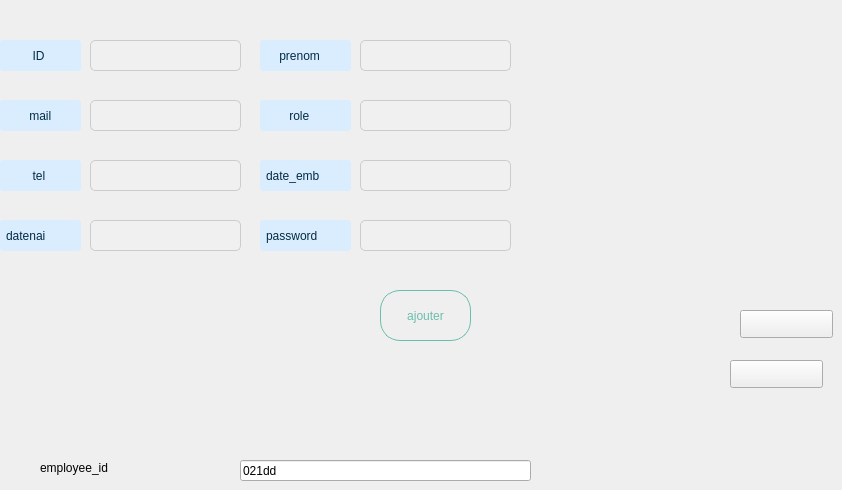
      <widget class="QWidget" name="tab">
       <property name="enabled">
        <bool>true</bool>
       </property>
       <attribute name="title">
        <string>add</string>
       </attribute>
       <widget class="QLabel" name="label_19">
        <property name="geometry">
         <rect>
          <x>0</x>
          <y>40</y>
          <width>81</width>
          <height>31</height>
         </rect>
        </property>
        <property name="styleSheet">
         <string notr="true">QLabel {
    background-color: rgb(217, 237, 255); /* Set the background color */
    border-radius: 3px; /* Adjust the radius as needed */
    padding: 3px; /* Adjust padding as needed */
color:rgb(3, 43, 67);
}
</string>
        </property>
        <property name="text">
         <string>        ID</string>
        </property>
       </widget>
       <widget class="QLabel" name="label_29">
        <property name="geometry">
         <rect>
          <x>260</x>
          <y>40</y>
          <width>91</width>
          <height>31</height>
         </rect>
        </property>
        <property name="styleSheet">
         <string notr="true">QLabel {
    background-color: rgb(217, 237, 255); /* Set the background color */
    border-radius: 3px; /* Adjust the radius as needed */
    padding: 3px; /* Adjust padding as needed */
color:rgb(3, 43, 67);
}
</string>
        </property>
        <property name="text">
         <string>    prenom</string>
        </property>
       </widget>
       <widget class="QLabel" name="label_30">
        <property name="geometry">
         <rect>
          <x>0</x>
          <y>100</y>
          <width>81</width>
          <height>31</height>
         </rect>
        </property>
        <property name="styleSheet">
         <string notr="true">QLabel {
    background-color: rgb(217, 237, 255); /* Set the background color */
    border-radius: 3px; /* Adjust the radius as needed */
    padding: 3px; /* Adjust padding as needed */
color:rgb(3, 43, 67);
}
</string>
        </property>
        <property name="text">
         <string>       mail</string>
        </property>
       </widget>
       <widget class="QLabel" name="label_31">
        <property name="geometry">
         <rect>
          <x>260</x>
          <y>100</y>
          <width>91</width>
          <height>31</height>
         </rect>
        </property>
        <property name="styleSheet">
         <string notr="true">QLabel {
    background-color: rgb(217, 237, 255); /* Set the background color */
    border-radius: 3px; /* Adjust the radius as needed */
    padding: 3px; /* Adjust padding as needed */
color:rgb(3, 43, 67);
}
</string>
        </property>
        <property name="text">
         <string>       role</string>
        </property>
       </widget>
       <widget class="QLabel" name="label_32">
        <property name="geometry">
         <rect>
          <x>260</x>
          <y>160</y>
          <width>91</width>
          <height>31</height>
         </rect>
        </property>
        <property name="styleSheet">
         <string notr="true">QLabel {
    background-color: rgb(217, 237, 255); /* Set the background color */
    border-radius: 3px; /* Adjust the radius as needed */
    padding: 3px; /* Adjust padding as needed */
color:rgb(3, 43, 67);
}
</string>
        </property>
        <property name="text">
         <string>date_emb</string>
        </property>
       </widget>
       <widget class="QLabel" name="label_34">
        <property name="geometry">
         <rect>
          <x>40</x>
          <y>460</y>
          <width>91</width>
          <height>16</height>
         </rect>
        </property>
        <property name="text">
         <string>employee_id</string>
        </property>
       </widget>
       <widget class="QPushButton" name="ajouter">
        <property name="geometry">
         <rect>
          <x>380</x>
          <y>290</y>
          <width>91</width>
          <height>51</height>
         </rect>
        </property>
        <property name="styleSheet">
         <string notr="true">QPushButton{color: rgb(107, 189, 171);
border-radius:20px;
border: 1px solid rgb(107, 189, 171);
font: 75 12pt &quot;8514oem&quot;;

}
QPushButton:hover {
    background:rgb(107, 189, 171);
        color:white;

}</string>
        </property>
        <property name="text">
         <string>ajouter</string>
        </property>
       </widget>
       <widget class="QPushButton" name="updatebutton">
        <property name="geometry">
         <rect>
          <x>740</x>
          <y>310</y>
          <width>93</width>
          <height>28</height>
         </rect>
        </property>
        <property name="text">
         <string/>
        </property>
       </widget>
       <widget class="QPushButton" name="clear_fields_add">
        <property name="geometry">
         <rect>
          <x>730</x>
          <y>360</y>
          <width>93</width>
          <height>28</height>
         </rect>
        </property>
        <property name="text">
         <string/>
        </property>
       </widget>
       <widget class="QLabel" name="label_36">
        <property name="geometry">
         <rect>
          <x>0</x>
          <y>220</y>
          <width>81</width>
          <height>31</height>
         </rect>
        </property>
        <property name="styleSheet">
         <string notr="true">QLabel {
    background-color: rgb(217, 237, 255); /* Set the background color */
    border-radius: 3px; /* Adjust the radius as needed */
    padding: 3px; /* Adjust padding as needed */
color:rgb(3, 43, 67);
}
</string>
        </property>
        <property name="text">
         <string>datenai</string>
        </property>
       </widget>
       <widget class="QLineEdit" name="date_embauche_lineEdit">
        <property name="geometry">
         <rect>
          <x>360</x>
          <y>160</y>
          <width>151</width>
          <height>31</height>
         </rect>
        </property>
        <property name="styleSheet">
         <string notr="true">QLineEdit {
    background-color: #f0f0f0; /* Set a very light background color */
    border-radius: 5px; /* Adjust the radius as needed */
    padding: 5px; /* Adjust padding as needed */
    border: 1px solid #ccc; /* Add a border */
    color: #333333; /* Set the color of the text to dark */
}
</string>
        </property>
        <property name="text">
         <string/>
        </property>
       </widget>
       <widget class="QLineEdit" name="id_lineEdit">
        <property name="geometry">
         <rect>
          <x>90</x>
          <y>40</y>
          <width>151</width>
          <height>31</height>
         </rect>
        </property>
        <property name="styleSheet">
         <string notr="true">QLineEdit {
    background-color: #f0f0f0; /* Set a very light background color */
    border-radius: 5px; /* Adjust the radius as needed */
    padding: 5px; /* Adjust padding as needed */
    border: 1px solid #ccc; /* Add a border */
    color: #333333; /* Set the color of the text to dark */
}
</string>
        </property>
        <property name="text">
         <string/>
        </property>
       </widget>
       <widget class="QLineEdit" name="mail_lineEdit">
        <property name="geometry">
         <rect>
          <x>90</x>
          <y>100</y>
          <width>151</width>
          <height>31</height>
         </rect>
        </property>
        <property name="styleSheet">
         <string notr="true">QLineEdit {
    background-color: #f0f0f0; /* Set a very light background color */
    border-radius: 5px; /* Adjust the radius as needed */
    padding: 5px; /* Adjust padding as needed */
    border: 1px solid #ccc; /* Add a border */
    color: #333333; /* Set the color of the text to dark */
}
</string>
        </property>
        <property name="text">
         <string/>
        </property>
       </widget>
       <widget class="QLineEdit" name="employee_id_lineEdit">
        <property name="geometry">
         <rect>
          <x>240</x>
          <y>460</y>
          <width>291</width>
          <height>21</height>
         </rect>
        </property>
        <property name="text">
         <string>021dd</string>
        </property>
       </widget>
       <widget class="QLineEdit" name="role_lineEdit">
        <property name="geometry">
         <rect>
          <x>360</x>
          <y>100</y>
          <width>151</width>
          <height>31</height>
         </rect>
        </property>
        <property name="styleSheet">
         <string notr="true">QLineEdit {
    background-color: #f0f0f0; /* Set a very light background color */
    border-radius: 5px; /* Adjust the radius as needed */
    padding: 5px; /* Adjust padding as needed */
    border: 1px solid #ccc; /* Add a border */
    color: #333333; /* Set the color of the text to dark */
}
</string>
        </property>
        <property name="text">
         <string/>
        </property>
       </widget>
       <widget class="QLineEdit" name="prenom_lineEdit">
        <property name="geometry">
         <rect>
          <x>360</x>
          <y>40</y>
          <width>151</width>
          <height>31</height>
         </rect>
        </property>
        <property name="styleSheet">
         <string notr="true">QLineEdit {
    background-color: #f0f0f0; /* Set a very light background color */
    border-radius: 5px; /* Adjust the radius as needed */
    padding: 5px; /* Adjust padding as needed */
    border: 1px solid #ccc; /* Add a border */
    color: #333333; /* Set the color of the text to dark */
}

</string>
        </property>
        <property name="text">
         <string/>
        </property>
       </widget>
       <widget class="QLineEdit" name="datenaissance_lineEdit">
        <property name="geometry">
         <rect>
          <x>90</x>
          <y>220</y>
          <width>151</width>
          <height>31</height>
         </rect>
        </property>
        <property name="styleSheet">
         <string notr="true">QLineEdit {
    background-color: #f0f0f0; /* Set a very light background color */
    border-radius: 5px; /* Adjust the radius as needed */
    padding: 5px; /* Adjust padding as needed */
    border: 1px solid #ccc; /* Add a border */
    color: #333333; /* Set the color of the text to dark */
}
</string>
        </property>
        <property name="text">
         <string/>
        </property>
       </widget>
       <widget class="QLineEdit" name="tel_lineEdit">
        <property name="geometry">
         <rect>
          <x>90</x>
          <y>160</y>
          <width>151</width>
          <height>31</height>
         </rect>
        </property>
        <property name="styleSheet">
         <string notr="true">QLineEdit {
    background-color: #f0f0f0; /* Set a very light background color */
    border-radius: 5px; /* Adjust the radius as needed */
    padding: 5px; /* Adjust padding as needed */
    border: 1px solid #ccc; /* Add a border */
    color: #333333; /* Set the color of the text to dark */
}
</string>
        </property>
        <property name="text">
         <string/>
        </property>
       </widget>
       <widget class="QLabel" name="label_37">
        <property name="geometry">
         <rect>
          <x>0</x>
          <y>160</y>
          <width>81</width>
          <height>31</height>
         </rect>
        </property>
        <property name="styleSheet">
         <string notr="true">QLabel {
    background-color: rgb(217, 237, 255); /* Set the background color */
    border-radius: 3px; /* Adjust the radius as needed */
    padding: 3px; /* Adjust padding as needed */
color:rgb(3, 43, 67);
}
</string>
        </property>
        <property name="text">
         <string>        tel</string>
        </property>
       </widget>
       <widget class="QLabel" name="label_33">
        <property name="geometry">
         <rect>
          <x>260</x>
          <y>220</y>
          <width>91</width>
          <height>31</height>
         </rect>
        </property>
        <property name="styleSheet">
         <string notr="true">QLabel {
    background-color: rgb(217, 237, 255); /* Set the background color */
    border-radius: 3px; /* Adjust the radius as needed */
    padding: 3px; /* Adjust padding as needed */
color:rgb(3, 43, 67);
}
</string>
        </property>
        <property name="text">
         <string>password</string>
        </property>
       </widget>
       <widget class="QLineEdit" name="passwordlineEdit">
        <property name="geometry">
         <rect>
          <x>360</x>
          <y>220</y>
          <width>151</width>
          <height>31</height>
         </rect>
        </property>
        <property name="styleSheet">
         <string notr="true">QLineEdit {
    background-color: #f0f0f0; /* Set a very light background color */
    border-radius: 5px; /* Adjust the radius as needed */
    padding: 5px; /* Adjust padding as needed */
    border: 1px solid #ccc; /* Add a border */
    color: #333333; /* Set the color of the text to dark */
}
</string>
        </property>
       </widget>
      </widget>
